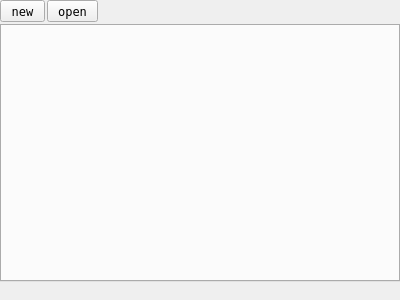
<?xml version="1.0" encoding="UTF-8"?>
<ui version="4.0">
 <class>ScriptEditor</class>
 <widget class="QWidget" name="ScriptEditor">
  <property name="geometry">
   <rect>
    <x>0</x>
    <y>0</y>
    <width>400</width>
    <height>300</height>
   </rect>
  </property>
  <property name="font">
   <font>
    <family>DejaVu Sans Mono</family>
    <pointsize>9</pointsize>
   </font>
  </property>
  <property name="windowTitle">
   <string>Form</string>
  </property>
  <layout class="QVBoxLayout" name="verticalLayout">
   <property name="spacing">
    <number>2</number>
   </property>
   <property name="leftMargin">
    <number>0</number>
   </property>
   <property name="topMargin">
    <number>0</number>
   </property>
   <property name="rightMargin">
    <number>0</number>
   </property>
   <property name="bottomMargin">
    <number>2</number>
   </property>
   <item>
    <layout class="QHBoxLayout" name="horizontalLayout">
     <item>
      <widget class="QToolButton" name="button_new">
       <property name="text">
        <string>new</string>
       </property>
      </widget>
     </item>
     <item>
      <widget class="QToolButton" name="button_open">
       <property name="text">
        <string>open</string>
       </property>
      </widget>
     </item>
     <item>
      <spacer name="horizontalSpacer">
       <property name="orientation">
        <enum>Qt::Horizontal</enum>
       </property>
       <property name="sizeHint" stdset="0">
        <size>
         <width>40</width>
         <height>20</height>
        </size>
       </property>
      </spacer>
     </item>
    </layout>
   </item>
   <item>
    <widget class="QTabWidget" name="tabWidget">
     <property name="currentIndex">
      <number>-1</number>
     </property>
    </widget>
   </item>
   <item>
    <widget class="QLabel" name="label_error">
     <property name="text">
      <string/>
     </property>
     <property name="wordWrap">
      <bool>true</bool>
     </property>
    </widget>
   </item>
  </layout>
 </widget>
 <resources/>
 <connections/>
</ui>
